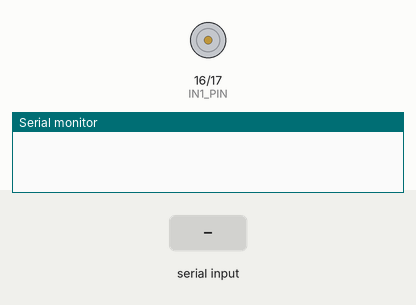
Bench run of a sketch on a simulated Arduino Uno, built with avr-gcc and run on an emulated ATmega328P. Parts: motor-driver pin pairs drawn as motors (green arrow = first pin HIGH = forward, orange = second pin HIGH = backward, longer = more drive), the last lines printed to the serial monitor. The test bench sets the inputs (shaded band).

Above: at 1.2 s.
1.3 s: "a" received over Serial
At 1.37 s:
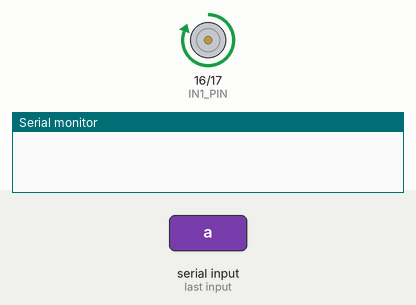
2.9 s: "d" received over Serial
At 2.97 s:
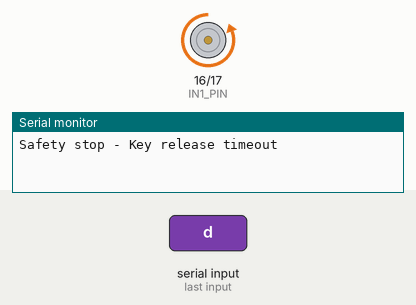
Timing chart, 0 to 5.9 s (numbered marks = the images above; inputs shaded):
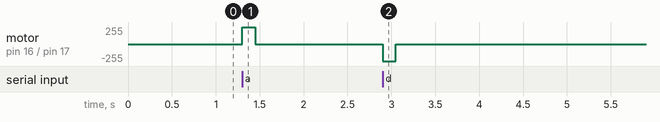

The sketch:

drv8833.ino
```cpp
// DRV8833 Pin Configuration (RP2040 GP16/GP17)
const int IN1_PIN = 16;
const int IN2_PIN = 17;

// Speed management (0 - 255)
int currentSpeed = 255;
const int SPEED_STEP = 25;
const int MIN_SPEED = 50;
const int MAX_SPEED = 255;

// Safety timeouts
unsigned long lastKeyTime = 0;
const unsigned long KEY_TIMEOUT_MS = 150;     // Stop if key repeat ceases

unsigned long moveStartTime = 0;
const unsigned long MAX_RUN_TIME_MS = 10000;   // 10-second continuous limit

bool isMoving = false;

void stopMotor() {
    // Coast mode (LOW/LOW)
    analogWrite(IN1_PIN, 0);
    analogWrite(IN2_PIN, 0);
    isMoving = false;
    moveStartTime = 0;
}

void moveLeft(int speed) {
    if (!isMoving) {
        moveStartTime = millis();
        isMoving = true;
    }
    analogWrite(IN1_PIN, speed);
    analogWrite(IN2_PIN, 0);
}

void moveRight(int speed) {
    if (!isMoving) {
        moveStartTime = millis();
        isMoving = true;
    }
    analogWrite(IN1_PIN, 0);
    analogWrite(IN2_PIN, speed);
}

void setup() {
    pinMode(IN1_PIN, OUTPUT);
    pinMode(IN2_PIN, OUTPUT);

    stopMotor();
    Serial.begin(9600);
}

void loop() {
    if (Serial.available() > 0) {
        char key = Serial.read();

        if (key >= 'A' && key <= 'Z') {
            key = key + ('a' - 'A');
        }

        switch (key) {
            case 'a':
                moveLeft(currentSpeed);
                lastKeyTime = millis();
                break;

            case 'd':
                moveRight(currentSpeed);
                lastKeyTime = millis();
                break;

            case 'w':
                currentSpeed = min(MAX_SPEED, currentSpeed + SPEED_STEP);
                break;

            case 's':
                currentSpeed = max(MIN_SPEED, currentSpeed - SPEED_STEP);
                break;

            case 'q':
                stopMotor();
                lastKeyTime = 0;
                break;

            default:
                break;
        }
    }

    // 1. Safety stop: Key release timeout
    if (lastKeyTime > 0 && (millis() - lastKeyTime > KEY_TIMEOUT_MS)) {
        stopMotor();
        lastKeyTime = 0;
        Serial.println("Safety stop - Key release timeout");
    }

    // 2. Safety stop: 10-second continuous execution cutoff
    if (isMoving && (millis() - moveStartTime >= MAX_RUN_TIME_MS)) {
        stopMotor();
        lastKeyTime = 0;
        Serial.println("Safety stop - Max time 10 seconds");
        delay(2000);
    }
}
```

Measured:
- after the input at 1.3 s, motor on pin 16 (IN1_PIN) / pin 17 (IN2_PIN): stopped → forward 255/255 at once, → stopped 0.15 s later
- after the input at 2.9 s, motor on pin 16 (IN1_PIN) / pin 17 (IN2_PIN): stopped → backward 255/255 at once, → stopped 0.15 s later
